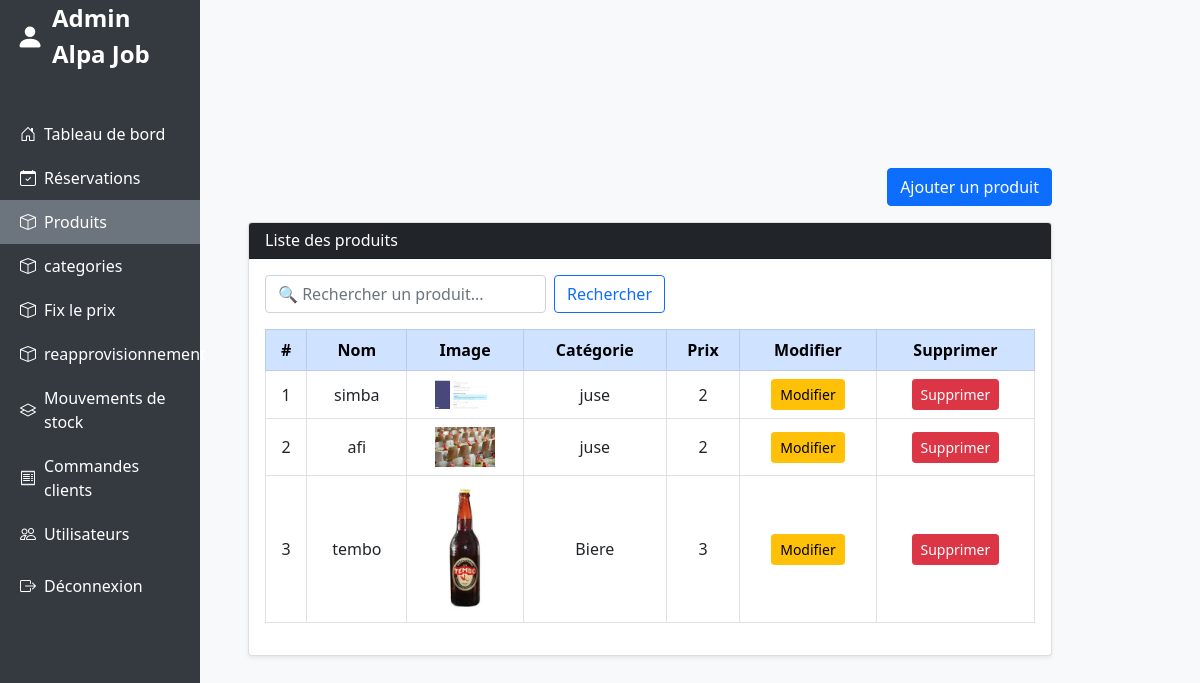
Screenshot of /view/produit.php (signed in) with the database file from the repository.
### tables this page shows
CREATE TABLE `produit` (
  `id_produit` int(11) NOT NULL,
  `nom_produit` varchar(100) DEFAULT NULL,
  `image` varchar(255) DEFAULT NULL,
  `id_categorie` int(11) DEFAULT NULL,
  `id_prix` int(11) DEFAULT NULL
);

CREATE TABLE `categorie` (
  `id_categorie` int(11) NOT NULL,
  `nom_categorie` varchar(100) DEFAULT NULL,
  `description` text DEFAULT NULL
);

CREATE TABLE `prix` (
  `id_prix` int(11) NOT NULL,
  `montant` double NOT NULL
);

### models/class/class_produit.php (called while the page is built, shortened)
<?php
class produit {
    private $con;
    public function __construct($con) {
        $this->con = $con;
    }
    public function get_produit(): array {
        try {
            $query = "SELECT
                        produit.id_produit,
                        produit.nom_produit,
                        produit.image,
                        categorie.id_categorie,
                        categorie.nom_categorie,
                        prix.id_prix,
                        prix.montant
                    FROM produit
                    INNER JOIN categorie ON produit.id_categorie = categorie.id_categorie
                    INNER JOIN prix ON produit.id_prix = prix.id_prix";
            $stmt = $this->con->prepare($query);
            $stmt->execute();
            $data = [];
            while ($dat = $stmt->fetch(PDO::FETCH_ASSOC)) {
                $data[] = $dat;
            }
            return $data;
        } catch (PDOException $e) {
            return [];
        }
    }
}
?>

### view/produit.php (the view, shortened to what this page needs)
<?php
    require_once("../connexion/connexion.php");
    require_once('../models/class/class_produit.php');
    $db = new connexion();
    $con = $db->getconnexion();
    $affichage = new produit($con);
    $affiche = $affichage->get_produit();
    $recherche = isset($_GET['search']) ? trim($_GET['search']) : '';
    if (!empty($recherche)) {
        $affiche = $affichage->rechercher_produit($recherche);
    } else {
        $affiche = $affichage->get_produit();
    }
?>
<!DOCTYPE html>
<html lang="fr">
<head>
    <link href="https://cdn.jsdelivr.net/npm/bootstrap@5.0.2/dist/css/bootstrap.min.css" rel="stylesheet">
     <link href="https://cdn.jsdelivr.net/npm/bootstrap-icons@1.10.5/font/bootstrap-icons.css" rel="stylesheet">
</head>
<body>
    <div class="container-fluid bg-light ">
    <div class="row align-items-center">
        <?php include_once("nav_admin.php") ?>
        <div class="col-md-8 col-lg-9 p-4">
            <main>
            <div class="container mt-4">
                <div class="row mb-3">
                <div class="col text-end">
                    <button type="button" class="btn btn-primary" id="btnAddProduit" data-bs-toggle="modal" data-bs-target="#produitModal">
                    Ajouter un produit
                    </button>
                </div>
                </div>
                <div class="col-12">
                <div class="card shadow-sm">
                    <div class="card-header bg-dark text-white">
                    <h6 class="mb-0">Liste des produits</h6>
                    </div>
                    <div class="card-body">
                        <form method="get" class="d-flex mb-3" style="max-width: 400px;">
                            <input type="text" name="search" class="form-control me-2" placeholder="🔍 Rechercher un produit..." value="<?= htmlspecialchars($recherche) ?>">
                            <button type="submit" class="btn btn-outline-primary">Rechercher</button>
                        </form>
                    <div class="table-responsive">
                        <table class="table table-bordered text-center align-middle">
                        <thead class="table-primary">
                            <tr>
                            <th>#</th>
                            <th>Nom</th>
                            <th>Image</th>
                            <th>Catégorie</th>
                            <th>Prix</th>
                            <th>Modifier</th>
                            <th>Supprimer</th>
                            </tr>
                        </thead>
                        <tbody>
                            <?php $i = 0; foreach($affiche as $aff): $i++; ?>
                            <tr>
                            <td><?= $i ?></td>
                            <td><?= $aff['nom_produit'] ?></td>
                            <td>
                                <?php if(!empty($aff['image'])): ?>
                                <img src="../models/controleurs/avatar/<?= $aff['image'] ?>" alt="" width="60">
                                <?php endif; ?>
                            </td>
                            <td><?= $aff['nom_categorie'] ?></td>
                            <td><?= $aff['id_prix'] ?></td>
                            <td>
                                <button
                                type="button"
                                class="btn btn-warning btn-sm btnEditProduit"
                                data-id="<?= htmlspecialchars($aff['id_produit']) ?>"
                                data-nom="<?= htmlspecialchars($aff['nom_produit'], ENT_QUOTES, 'UTF-8') ?>"
                                data-image="<?= htmlspecialchars($aff['image'], ENT_QUOTES, 'UTF-8') ?>"
                                data-idcategorie="<?= htmlspecialchars($aff['id_categorie']) ?>"
                                data-idprix="<?= htmlspecialchars($aff['id_prix']) ?>"
                                data-bs-toggle="modal"
                                data-bs-target="#produitModal"
                                >Modifier</button>
                            </td>
                            <td>
                                <a href="produit.php?supprimer=<?= $aff['id_produit'] ?>" class="btn btn-danger btn-sm">Supprimer</a>
                            </td>
                            </tr>
                            <?php endforeach; ?>
                        </tbody>
                        </table>
                    </div>
                    </div>
                </div>
                </div>
            </div>
            </main>
        </div>
    </div>
</body>
</html>

### view/produit.php (style rules this page uses)
body { background-color: #f8f9fa; }

### rows the page displays
produit: nom_produit "simba", image (picture), id_categorie.nom_categorie "juse", id_prix.id_prix "2"
produit: nom_produit "afi", image (picture), id_categorie.nom_categorie "juse", id_prix.id_prix "2"
produit: nom_produit "tembo", image (picture), id_categorie.nom_categorie "Biere", id_prix.id_prix "3"
